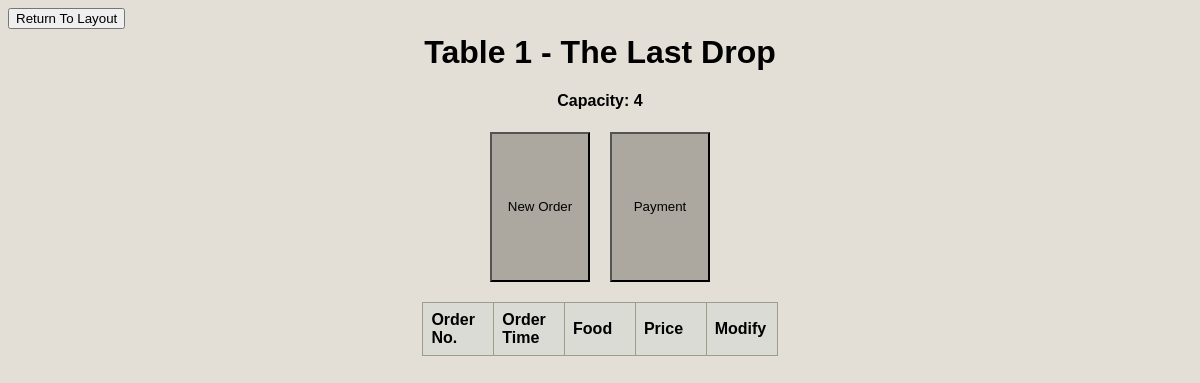
/order_manager/1, run on an earlier commit of the app's database.
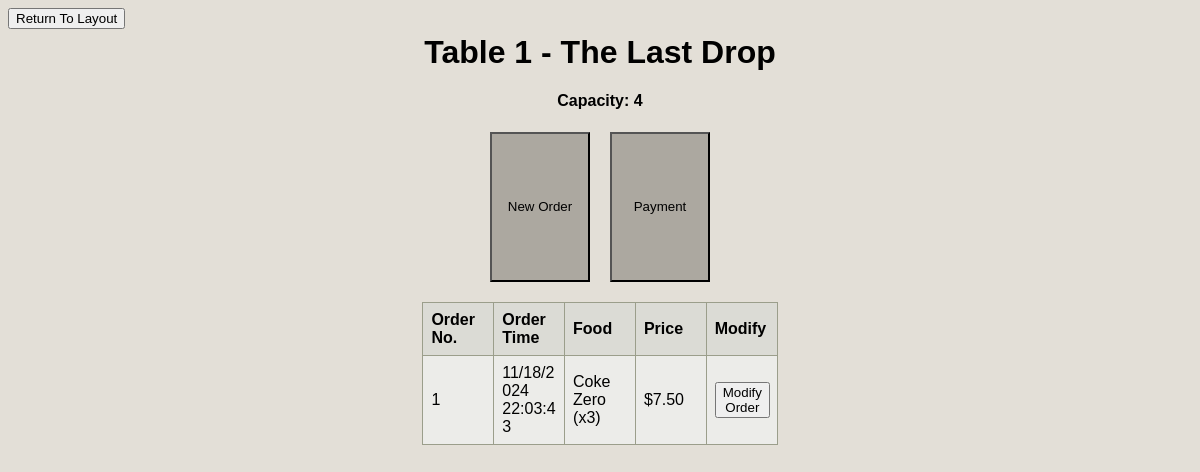
And on a later commit of the database.
### main.py (models this page shows, shortened)
class Order(db.Model):
    order_id = db.Column(db.Integer, primary_key=True, autoincrement=True)
    table_id = db.Column(db.Integer, db.ForeignKey("table.table_id"))
    order_time = db.Column(db.DateTime, default = datetime.now(), nullable=False)
    total_cost = db.Column(db.Float, nullable=False)
    order_items = db.relationship(
        'OrderItem',
        cascade="all, delete-orphan",
        backref='order'
    )

### main.py (the view)
@app.route('/order_manager/<int:table_id>', methods=['GET', 'POST'])
def order(table_id):
     table = Table.query.get_or_404(table_id)
     if request.method == 'POST':
        try:
            db.session.commit()
            return redirect(url_for('/order_manager/'))
        except:
               return 'There was an issue opening the layout'
     else:
        orders = (
            db.session.query(
                Order.order_id,
                Order.order_time,
                Order.total_cost,
                db.func.group_concat(MenuItem.name, ", ").label("food_items"),
                db.func.group_concat(OrderItem.quantity, ", ").label("food_quantities")
            )
            .join(OrderItem, Order.order_id == OrderItem.order_id)
            .join(MenuItem, OrderItem.menu_item_id == MenuItem.menu_item_id)
            .filter(Order.table_id == table_id)
            .group_by(Order.order_id)
            .order_by(Order.order_time)
            .all()
        )
        processed_orders = []
        for order in orders:
            food_item_list = (order.food_items).split(',')
            food_quantities_list = (order.food_quantities).replace(' ','').split(',')
            food_items = []
            for i in range(0, len(food_item_list)):
                food_items.append(f"{food_item_list[i]} (x{food_quantities_list[i]})")
            processed_orders.append({
                'order_id': order.order_id,
                'order_time': (order.order_time).strftime("%m/%d/%Y %H:%M:%S"),
                'food_list': '\n'.join(food_items),
                'total_cost': order.total_cost
            })
        return render_template('order_manager.html', table = table, orders = processed_orders)

### templates/order_manager.html (shortened to what this page needs)
{% extends 'base.html' %}
{% block body %}
<div class="content">
    <form action="/" method="get">
        <button>Return To Layout</button>
    </form>
    <h1 style="text-align: center;">Table {{table.table_id}} - The Last Drop</h1>
    <h4 style="text-align: center;">Capacity: {{table.capacity}}</h4>
    <div>
        <div class="form-container" align="center">
            <form action="/menu" method="get">
                <button class="smalltable">New Order</button>
            </form>
            <form id="payment_button" action="/payment" method="get" onClick="create_url()">
                <button class="smalltable">Payment</button>
            </form>
        </div>
        <table class="table" align="center">
            <tr>
            <th>Order No.</th>
            <th>Order Time</th>
            <th>Food</th>
            <th>Price</th>
            <th>Modify</th>
            </tr>
            {% for order in orders[::-1] %}
            <tr>
                <td>{{ order.order_id }}</td>
                <td>{{ order.order_time }}</td>
                <td style="white-space: pre-line;">{{ order.food_list }}</td>
                <td>${{ "%.2f"|format(order.total_cost) }}</td>
                <td>
                    <form method="GET" action="/menu">
                        <button type="submit">Modify Order</button>
                    </form>
                </td>
            </tr>
            {% endfor %}
        </table>
    </div>
</div>
{% endblock %}

What changed in the data, as far as the page shows it:
now on this page (row edited): Order: order_id "1", order_time "11/18/2024 22:03:43", food_list "Coke Zero (x3)", total_cost "7.50"
